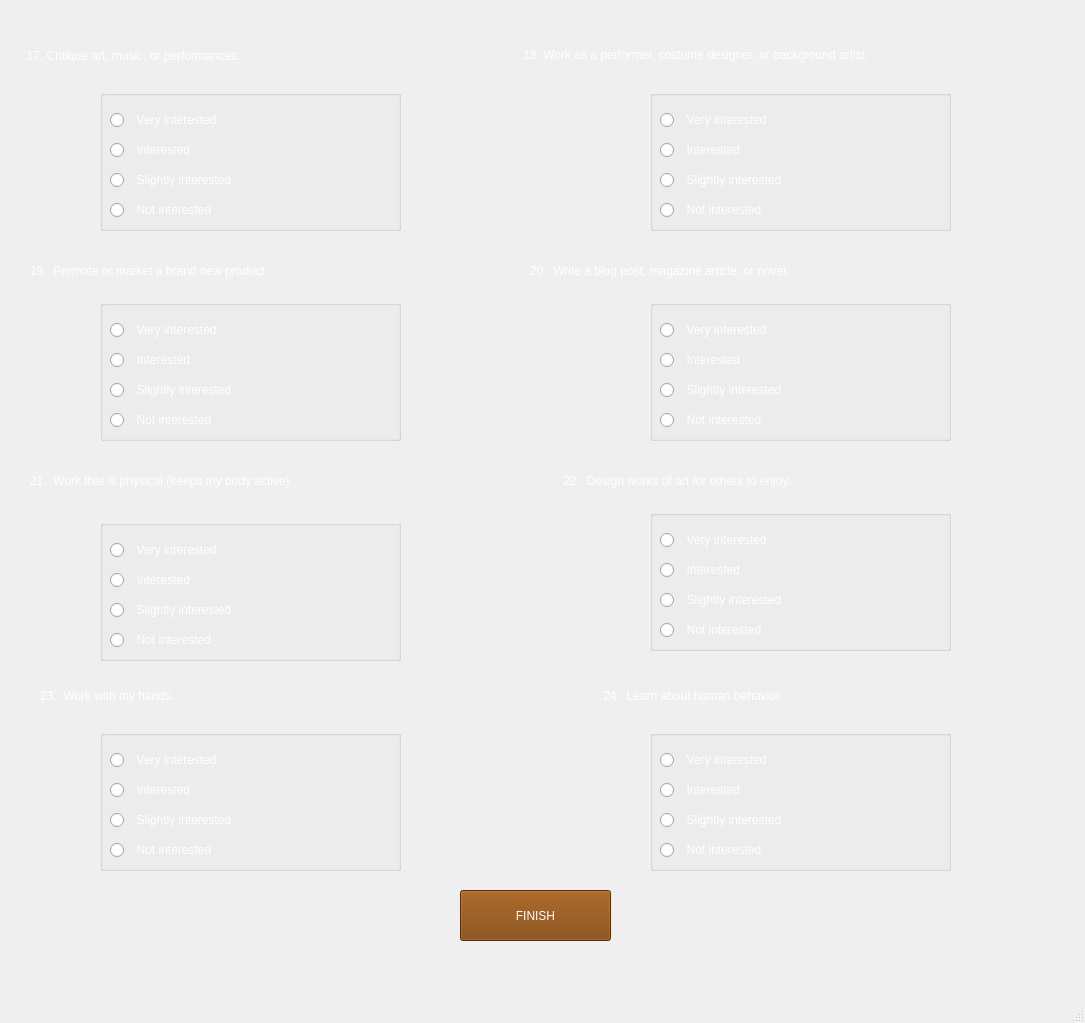
<?xml version="1.0" encoding="UTF-8"?>
<ui version="4.0">
 <class>graph3</class>
 <widget class="QMainWindow" name="graph3">
  <property name="geometry">
   <rect>
    <x>0</x>
    <y>0</y>
    <width>1085</width>
    <height>1023</height>
   </rect>
  </property>
  <property name="windowTitle">
   <string>MainWindow</string>
  </property>
  <widget class="QWidget" name="centralwidget">
   <widget class="QLabel" name="label">
    <property name="geometry">
     <rect>
      <x>0</x>
      <y>-40</y>
      <width>1101</width>
      <height>1071</height>
     </rect>
    </property>
    <property name="text">
     <string/>
    </property>
    <property name="pixmap">
     <pixmap>Documents/CyT83yY.jpg</pixmap>
    </property>
   </widget>
   <widget class="QGroupBox" name="gb1_5">
    <property name="geometry">
     <rect>
      <x>650</x>
      <y>90</y>
      <width>301</width>
      <height>141</height>
     </rect>
    </property>
    <property name="styleSheet">
     <string notr="true">font: 75 10pt &quot;MS Shell Dlg 2&quot;;
color: rgb(255, 255, 255);</string>
    </property>
    <property name="title">
     <string/>
    </property>
    <widget class="QRadioButton" name="rb69">
     <property name="geometry">
      <rect>
       <x>10</x>
       <y>20</y>
       <width>151</width>
       <height>20</height>
      </rect>
     </property>
     <property name="text">
      <string>  Very interested</string>
     </property>
    </widget>
    <widget class="QRadioButton" name="rb72">
     <property name="geometry">
      <rect>
       <x>10</x>
       <y>110</y>
       <width>151</width>
       <height>20</height>
      </rect>
     </property>
     <property name="text">
      <string>  Not interested</string>
     </property>
    </widget>
    <widget class="QRadioButton" name="rb71">
     <property name="geometry">
      <rect>
       <x>10</x>
       <y>80</y>
       <width>161</width>
       <height>20</height>
      </rect>
     </property>
     <property name="text">
      <string>  Slightly interested</string>
     </property>
    </widget>
    <widget class="QRadioButton" name="rb70">
     <property name="geometry">
      <rect>
       <x>10</x>
       <y>50</y>
       <width>95</width>
       <height>20</height>
      </rect>
     </property>
     <property name="text">
      <string>  Interested</string>
     </property>
    </widget>
   </widget>
   <widget class="QLabel" name="label_5">
    <property name="geometry">
     <rect>
      <x>520</x>
      <y>250</y>
      <width>541</width>
      <height>41</height>
     </rect>
    </property>
    <property name="styleSheet">
     <string notr="true">font: 75 12pt &quot;MS Shell Dlg 2&quot;;
color: rgb(255, 255, 255);</string>
    </property>
    <property name="text">
     <string>   20.  Write a blog post, magazine article, or novel.</string>
    </property>
   </widget>
   <widget class="QGroupBox" name="gb1_8">
    <property name="geometry">
     <rect>
      <x>100</x>
      <y>520</y>
      <width>301</width>
      <height>141</height>
     </rect>
    </property>
    <property name="styleSheet">
     <string notr="true">font: 75 10pt &quot;MS Shell Dlg 2&quot;;
color: rgb(255, 255, 255);</string>
    </property>
    <property name="title">
     <string/>
    </property>
    <widget class="QRadioButton" name="rb81">
     <property name="geometry">
      <rect>
       <x>10</x>
       <y>20</y>
       <width>151</width>
       <height>20</height>
      </rect>
     </property>
     <property name="text">
      <string>  Very interested</string>
     </property>
    </widget>
    <widget class="QRadioButton" name="rb84">
     <property name="geometry">
      <rect>
       <x>10</x>
       <y>110</y>
       <width>151</width>
       <height>20</height>
      </rect>
     </property>
     <property name="text">
      <string>  Not interested</string>
     </property>
    </widget>
    <widget class="QRadioButton" name="rb83">
     <property name="geometry">
      <rect>
       <x>10</x>
       <y>80</y>
       <width>161</width>
       <height>20</height>
      </rect>
     </property>
     <property name="text">
      <string>  Slightly interested</string>
     </property>
    </widget>
    <widget class="QRadioButton" name="rb82">
     <property name="geometry">
      <rect>
       <x>10</x>
       <y>50</y>
       <width>95</width>
       <height>20</height>
      </rect>
     </property>
     <property name="text">
      <string>  Interested</string>
     </property>
    </widget>
   </widget>
   <widget class="QLabel" name="label_8">
    <property name="geometry">
     <rect>
      <x>590</x>
      <y>680</y>
      <width>541</width>
      <height>31</height>
     </rect>
    </property>
    <property name="styleSheet">
     <string notr="true">font: 75 12pt &quot;MS Shell Dlg 2&quot;;
color: rgb(255, 255, 255);</string>
    </property>
    <property name="text">
     <string>    24.  Learn about human behavior.</string>
    </property>
   </widget>
   <widget class="QGroupBox" name="gb1_6">
    <property name="geometry">
     <rect>
      <x>100</x>
      <y>300</y>
      <width>301</width>
      <height>141</height>
     </rect>
    </property>
    <property name="styleSheet">
     <string notr="true">font: 75 10pt &quot;MS Shell Dlg 2&quot;;
color: rgb(255, 255, 255);</string>
    </property>
    <property name="title">
     <string/>
    </property>
    <widget class="QRadioButton" name="rb73">
     <property name="geometry">
      <rect>
       <x>10</x>
       <y>20</y>
       <width>151</width>
       <height>20</height>
      </rect>
     </property>
     <property name="text">
      <string>  Very interested</string>
     </property>
    </widget>
    <widget class="QRadioButton" name="rb76">
     <property name="geometry">
      <rect>
       <x>10</x>
       <y>110</y>
       <width>151</width>
       <height>20</height>
      </rect>
     </property>
     <property name="text">
      <string>  Not interested</string>
     </property>
    </widget>
    <widget class="QRadioButton" name="rb75">
     <property name="geometry">
      <rect>
       <x>10</x>
       <y>80</y>
       <width>161</width>
       <height>20</height>
      </rect>
     </property>
     <property name="text">
      <string>  Slightly interested</string>
     </property>
    </widget>
    <widget class="QRadioButton" name="rb74">
     <property name="geometry">
      <rect>
       <x>10</x>
       <y>50</y>
       <width>95</width>
       <height>20</height>
      </rect>
     </property>
     <property name="text">
      <string>  Interested</string>
     </property>
    </widget>
   </widget>
   <widget class="QLabel" name="label_2">
    <property name="geometry">
     <rect>
      <x>20</x>
      <y>40</y>
      <width>541</width>
      <height>31</height>
     </rect>
    </property>
    <property name="styleSheet">
     <string notr="true">font: 75 12pt &quot;MS Shell Dlg 2&quot;;
color: rgb(255, 255, 255);</string>
    </property>
    <property name="text">
     <string>  17. Critique art, music, or performances.</string>
    </property>
   </widget>
   <widget class="QLabel" name="label_3">
    <property name="geometry">
     <rect>
      <x>30</x>
      <y>250</y>
      <width>541</width>
      <height>41</height>
     </rect>
    </property>
    <property name="styleSheet">
     <string notr="true">font: 75 12pt &quot;MS Shell Dlg 2&quot;;
color: rgb(255, 255, 255);</string>
    </property>
    <property name="text">
     <string>19.  Promote or market a brand new product.</string>
    </property>
   </widget>
   <widget class="QGroupBox" name="gb1_10">
    <property name="geometry">
     <rect>
      <x>100</x>
      <y>730</y>
      <width>301</width>
      <height>141</height>
     </rect>
    </property>
    <property name="styleSheet">
     <string notr="true">font: 75 10pt &quot;MS Shell Dlg 2&quot;;
color: rgb(255, 255, 255);</string>
    </property>
    <property name="title">
     <string/>
    </property>
    <widget class="QRadioButton" name="rb89">
     <property name="geometry">
      <rect>
       <x>10</x>
       <y>20</y>
       <width>151</width>
       <height>20</height>
      </rect>
     </property>
     <property name="text">
      <string>  Very interested</string>
     </property>
    </widget>
    <widget class="QRadioButton" name="rb92">
     <property name="geometry">
      <rect>
       <x>10</x>
       <y>110</y>
       <width>151</width>
       <height>20</height>
      </rect>
     </property>
     <property name="text">
      <string>  Not interested</string>
     </property>
    </widget>
    <widget class="QRadioButton" name="rb91">
     <property name="geometry">
      <rect>
       <x>10</x>
       <y>80</y>
       <width>161</width>
       <height>20</height>
      </rect>
     </property>
     <property name="text">
      <string>  Slightly interested</string>
     </property>
    </widget>
    <widget class="QRadioButton" name="rb90">
     <property name="geometry">
      <rect>
       <x>10</x>
       <y>50</y>
       <width>95</width>
       <height>20</height>
      </rect>
     </property>
     <property name="text">
      <string>  Interested</string>
     </property>
    </widget>
   </widget>
   <widget class="QGroupBox" name="gb1_4">
    <property name="geometry">
     <rect>
      <x>100</x>
      <y>90</y>
      <width>301</width>
      <height>141</height>
     </rect>
    </property>
    <property name="styleSheet">
     <string notr="true">font: 75 10pt &quot;MS Shell Dlg 2&quot;;
color: rgb(255, 255, 255);</string>
    </property>
    <property name="title">
     <string/>
    </property>
    <widget class="QRadioButton" name="rb65">
     <property name="geometry">
      <rect>
       <x>10</x>
       <y>20</y>
       <width>151</width>
       <height>20</height>
      </rect>
     </property>
     <property name="text">
      <string>  Very interested</string>
     </property>
    </widget>
    <widget class="QRadioButton" name="rb68">
     <property name="geometry">
      <rect>
       <x>10</x>
       <y>110</y>
       <width>151</width>
       <height>20</height>
      </rect>
     </property>
     <property name="text">
      <string>  Not interested</string>
     </property>
    </widget>
    <widget class="QRadioButton" name="rb67">
     <property name="geometry">
      <rect>
       <x>10</x>
       <y>80</y>
       <width>161</width>
       <height>20</height>
      </rect>
     </property>
     <property name="text">
      <string>  Slightly interested</string>
     </property>
    </widget>
    <widget class="QRadioButton" name="rb66">
     <property name="geometry">
      <rect>
       <x>10</x>
       <y>50</y>
       <width>95</width>
       <height>20</height>
      </rect>
     </property>
     <property name="text">
      <string>  Interested</string>
     </property>
    </widget>
   </widget>
   <widget class="QLabel" name="label_4">
    <property name="geometry">
     <rect>
      <x>520</x>
      <y>39</y>
      <width>561</width>
      <height>31</height>
     </rect>
    </property>
    <property name="styleSheet">
     <string notr="true">font: 75 12pt &quot;MS Shell Dlg 2&quot;;
color: rgb(255, 255, 255);</string>
    </property>
    <property name="text">
     <string> 18. Work as a performer, costume designer, or background artist.</string>
    </property>
   </widget>
   <widget class="QGroupBox" name="gb1_11">
    <property name="geometry">
     <rect>
      <x>650</x>
      <y>730</y>
      <width>301</width>
      <height>141</height>
     </rect>
    </property>
    <property name="styleSheet">
     <string notr="true">font: 75 10pt &quot;MS Shell Dlg 2&quot;;
color: rgb(255, 255, 255);</string>
    </property>
    <property name="title">
     <string/>
    </property>
    <widget class="QRadioButton" name="rb93">
     <property name="geometry">
      <rect>
       <x>10</x>
       <y>20</y>
       <width>151</width>
       <height>20</height>
      </rect>
     </property>
     <property name="text">
      <string>  Very interested</string>
     </property>
    </widget>
    <widget class="QRadioButton" name="rb96">
     <property name="geometry">
      <rect>
       <x>10</x>
       <y>110</y>
       <width>151</width>
       <height>20</height>
      </rect>
     </property>
     <property name="text">
      <string>  Not interested</string>
     </property>
    </widget>
    <widget class="QRadioButton" name="rb95">
     <property name="geometry">
      <rect>
       <x>10</x>
       <y>80</y>
       <width>161</width>
       <height>20</height>
      </rect>
     </property>
     <property name="text">
      <string>  Slightly interested</string>
     </property>
    </widget>
    <widget class="QRadioButton" name="rb94">
     <property name="geometry">
      <rect>
       <x>10</x>
       <y>50</y>
       <width>95</width>
       <height>20</height>
      </rect>
     </property>
     <property name="text">
      <string>  Interested</string>
     </property>
    </widget>
   </widget>
   <widget class="QGroupBox" name="gb1_9">
    <property name="geometry">
     <rect>
      <x>650</x>
      <y>510</y>
      <width>301</width>
      <height>141</height>
     </rect>
    </property>
    <property name="styleSheet">
     <string notr="true">font: 75 10pt &quot;MS Shell Dlg 2&quot;;
color: rgb(255, 255, 255);</string>
    </property>
    <property name="title">
     <string/>
    </property>
    <widget class="QRadioButton" name="rb85">
     <property name="geometry">
      <rect>
       <x>10</x>
       <y>20</y>
       <width>151</width>
       <height>20</height>
      </rect>
     </property>
     <property name="text">
      <string>  Very interested</string>
     </property>
    </widget>
    <widget class="QRadioButton" name="rb88">
     <property name="geometry">
      <rect>
       <x>10</x>
       <y>110</y>
       <width>151</width>
       <height>20</height>
      </rect>
     </property>
     <property name="text">
      <string>  Not interested</string>
     </property>
    </widget>
    <widget class="QRadioButton" name="rb87">
     <property name="geometry">
      <rect>
       <x>10</x>
       <y>80</y>
       <width>161</width>
       <height>20</height>
      </rect>
     </property>
     <property name="text">
      <string>  Slightly interested</string>
     </property>
    </widget>
    <widget class="QRadioButton" name="rb86">
     <property name="geometry">
      <rect>
       <x>10</x>
       <y>50</y>
       <width>95</width>
       <height>20</height>
      </rect>
     </property>
     <property name="text">
      <string>  Interested</string>
     </property>
    </widget>
   </widget>
   <widget class="QLabel" name="label_9">
    <property name="geometry">
     <rect>
      <x>40</x>
      <y>680</y>
      <width>541</width>
      <height>31</height>
     </rect>
    </property>
    <property name="styleSheet">
     <string notr="true">font: 75 12pt &quot;MS Shell Dlg 2&quot;;
color: rgb(255, 255, 255);</string>
    </property>
    <property name="text">
     <string>23.  Work with my hands.</string>
    </property>
   </widget>
   <widget class="QLabel" name="label_6">
    <property name="geometry">
     <rect>
      <x>30</x>
      <y>460</y>
      <width>541</width>
      <height>41</height>
     </rect>
    </property>
    <property name="styleSheet">
     <string notr="true">font: 75 12pt &quot;MS Shell Dlg 2&quot;;
color: rgb(255, 255, 255);</string>
    </property>
    <property name="text">
     <string>21.  Work that is physical (keeps my body active).</string>
    </property>
   </widget>
   <widget class="QGroupBox" name="gb1_7">
    <property name="geometry">
     <rect>
      <x>650</x>
      <y>300</y>
      <width>301</width>
      <height>141</height>
     </rect>
    </property>
    <property name="styleSheet">
     <string notr="true">font: 75 10pt &quot;MS Shell Dlg 2&quot;;
color: rgb(255, 255, 255);</string>
    </property>
    <property name="title">
     <string/>
    </property>
    <widget class="QRadioButton" name="rb77">
     <property name="geometry">
      <rect>
       <x>10</x>
       <y>20</y>
       <width>151</width>
       <height>20</height>
      </rect>
     </property>
     <property name="text">
      <string>  Very interested</string>
     </property>
    </widget>
    <widget class="QRadioButton" name="rb80">
     <property name="geometry">
      <rect>
       <x>10</x>
       <y>110</y>
       <width>151</width>
       <height>20</height>
      </rect>
     </property>
     <property name="text">
      <string>  Not interested</string>
     </property>
    </widget>
    <widget class="QRadioButton" name="rb79">
     <property name="geometry">
      <rect>
       <x>10</x>
       <y>80</y>
       <width>161</width>
       <height>20</height>
      </rect>
     </property>
     <property name="text">
      <string>  Slightly interested</string>
     </property>
    </widget>
    <widget class="QRadioButton" name="rb78">
     <property name="geometry">
      <rect>
       <x>10</x>
       <y>50</y>
       <width>95</width>
       <height>20</height>
      </rect>
     </property>
     <property name="text">
      <string>  Interested</string>
     </property>
    </widget>
   </widget>
   <widget class="QLabel" name="label_7">
    <property name="geometry">
     <rect>
      <x>550</x>
      <y>470</y>
      <width>541</width>
      <height>21</height>
     </rect>
    </property>
    <property name="styleSheet">
     <string notr="true">font: 75 12pt &quot;MS Shell Dlg 2&quot;;
color: rgb(255, 255, 255);</string>
    </property>
    <property name="text">
     <string>    22.  Design works of art for others to enjoy.</string>
    </property>
   </widget>
   <widget class="QPushButton" name="finish">
    <property name="geometry">
     <rect>
      <x>460</x>
      <y>890</y>
      <width>151</width>
      <height>51</height>
     </rect>
    </property>
    <property name="styleSheet">
     <string notr="true">font: 75 11pt &quot;MS Shell Dlg 2&quot;;
color: rgb(255, 255, 255);
background-color: rgb(125, 62, 0);</string>
    </property>
    <property name="text">
     <string>FINISH</string>
    </property>
   </widget>
  </widget>
  <widget class="QMenuBar" name="menubar">
   <property name="geometry">
    <rect>
     <x>0</x>
     <y>0</y>
     <width>1085</width>
     <height>26</height>
    </rect>
   </property>
  </widget>
  <widget class="QStatusBar" name="statusbar"/>
 </widget>
 <resources/>
 <connections/>
</ui>
